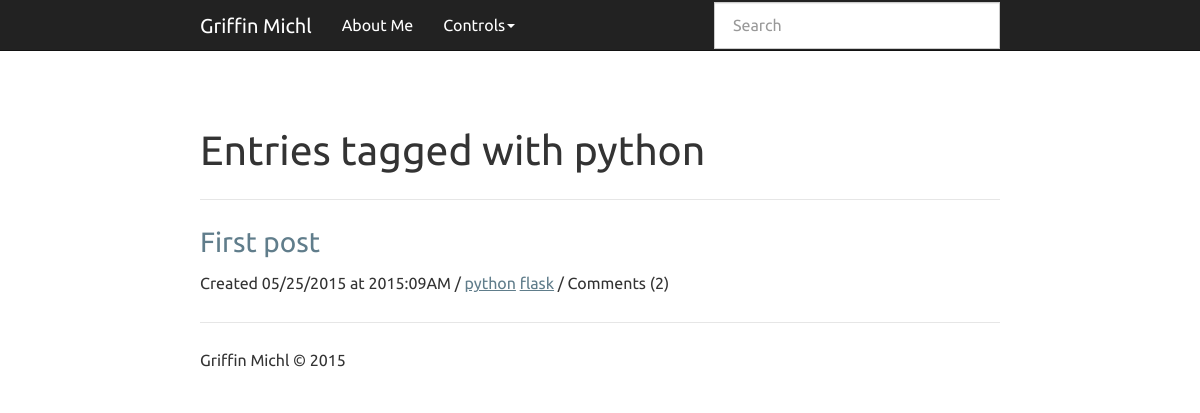
Page /tags/python/ (signed in) on the committed database.
### app.py (models this page shows, shortened)
class Entry(flask_db.Model):
    title = CharField()
    slug = CharField(unique=True)
    content = TextField()
    published = BooleanField(index=True)
    timestamp = DateTimeField(default=datetime.datetime.now, index=True)
    @classmethod
    def _query_all(cls):
        return (Entry.select(Entry, Tag, fn.Count(fn.Distinct(Comment.id)).alias('count')).join(Tag, JOIN.LEFT_OUTER).switch(Entry).join(Comment, JOIN.LEFT_OUTER))
    @classmethod
    def tagsearch(cls, tag):
        return cls._query_all().where(Entry.published == True, Tag.tag == tag).group_by(Entry.id)

class Tag(flask_db.Model):
    tag = CharField()
    post = ForeignKeyField(Entry, related_name="tags")

### app.py (the view)
@app.route('/tags/<tag>/')
def tag_search(tag):
    query = Entry.tagsearch(tag).order_by(Entry.timestamp.desc())
    return object_list('index.html', query, title="Entries tagged with %s" % tag)

### templates/index.html (shortened to what this page needs)
{% extends "base.html" %}
{% block content_title %}{% if search %}Search "{{ search }}"{% else %}{{ title }}{% endif %}{% endblock %}
{% block content %}
  {% for entry in object_list %}
    {% if search %}
      {% set entry = entry.entry %}
    {% endif %}
    <h3>
      <a href="{% if entry.published %}{{ url_for('detail', slug=entry.slug) }}{% else %}{{ url_for('edit', slug=entry.slug) }}{% endif %}">
        {{ entry.title }}
      </a>
    </h3>
    <p>Created {{ entry.timestamp.strftime('%m/%d/%Y at %G:%I%p') }} / {% for tag in entry.tags %}<a href="{{ url_for('tag_search', tag=tag.tag) }}">{{ tag.tag }}</a> {% endfor %} / Comments ({{ entry.count }})</p>
  {% endfor %}
{% endblock %}

### rows in the picture
Entry: title "First post", timestamp "05/25/2015 at 2015:09AM", count "2"
Tag: tag "python"
Tag: tag "flask"

### other values in the picture
{{ title }} "Entries tagged with python"
